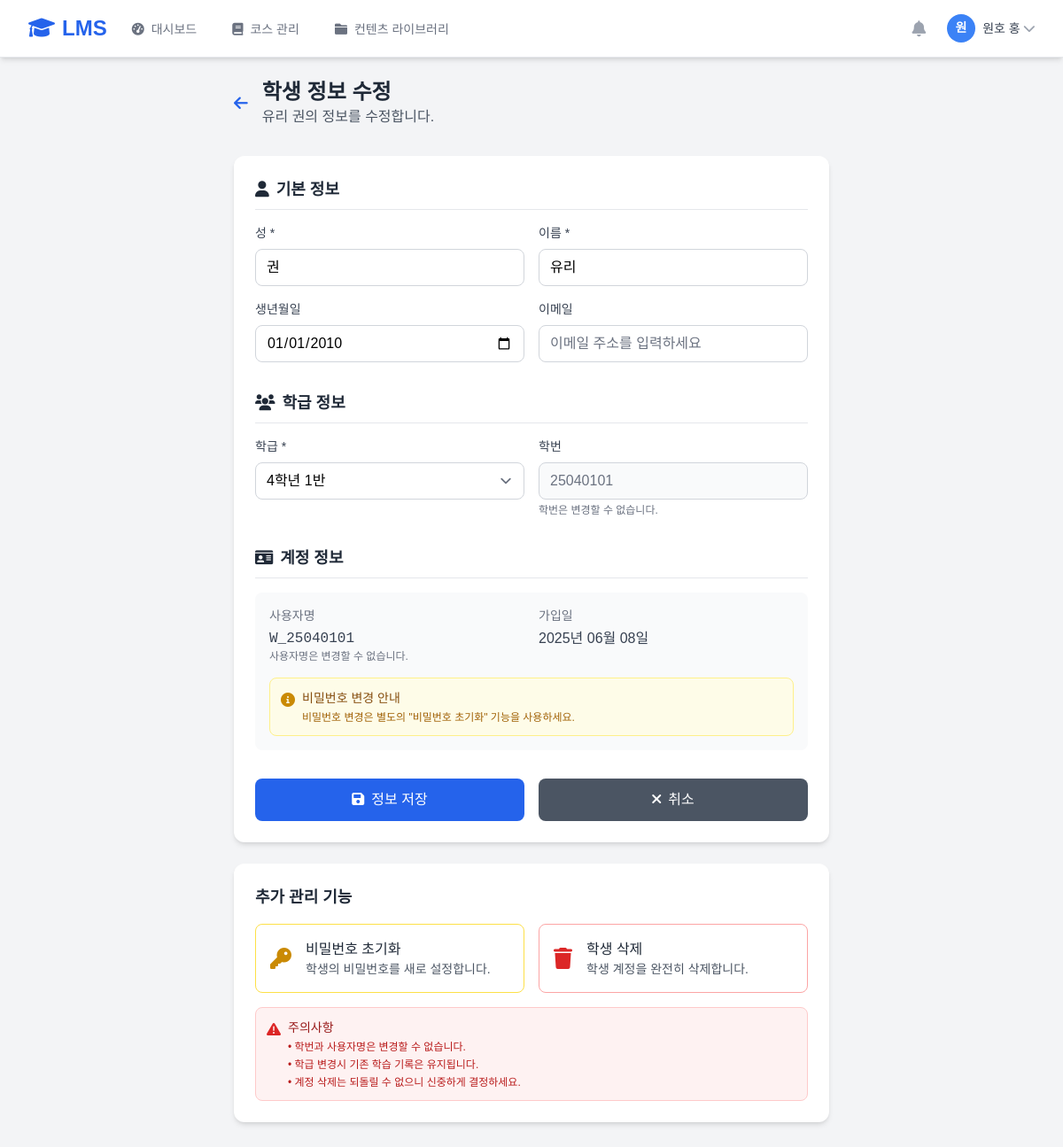
Screenshot of /teacher/students/86/edit/ (signed in) with the database file from the repository.
### accounts/models.py (models this page shows, shortened)
class Student(models.Model):
    user = models.OneToOneField(User, on_delete=models.CASCADE)
    school_class = models.ForeignKey(Class, on_delete=models.CASCADE, verbose_name="학급")
    student_id = models.CharField(max_length=20, verbose_name="학번")
    birth_date = models.DateField(verbose_name="생년월일")
    created_at = models.DateTimeField(auto_now_add=True)
    class Meta:
        verbose_name = "학생"
        verbose_name_plural = "학생들"
        unique_together = ['school_class', 'student_id']

class Class(models.Model):
    school = models.ForeignKey(School, on_delete=models.CASCADE)
    teachers = models.ManyToManyField(
        Teacher,
        through='ClassTeacher',  # 아래 정의된 중간 모델을 사용
        related_name='classes',
        verbose_name="담당 교사들"
    )
    grade = models.IntegerField(verbose_name="학년")
    class_number = models.IntegerField(verbose_name="반")
    name = models.CharField(max_length=50, verbose_name="학급명")
    created_at = models.DateTimeField(auto_now_add=True)
    class Meta:
        verbose_name = "학급"
        verbose_name_plural = "학급들"
        unique_together = ['school', 'grade', 'class_number']

### teacher/views.py (the view, shortened to what this page needs)
# urls.py: path('students/<int:student_id>/edit/', views.student_edit_view, name='student_edit'),
@login_required
@teacher_required
def student_edit_view(request, student_id):
    teacher = request.user.teacher
    student = get_object_or_404(
        Student.objects.select_related('user', 'school_class'),
        id=student_id,
        school_class__teachers=teacher
    )
    classes = Class.objects.filter(teachers=teacher)
    context = {
        'student': student,
        'classes': classes,
    }
    return render(request, 'teacher/students/edit.html', context)

### templates/teacher/students/edit.html (shortened to what this page needs)
{% extends 'teacher/base.html' %}
{% block content %}
<div class="max-w-2xl mx-auto">
    <div class="mb-8">
        <div class="flex items-center mb-4">
            <a href="{% url 'teacher:student_detail' student.id %}"
               class="mr-4 text-blue-600 hover:text-blue-800">
                <i class="fas fa-arrow-left text-lg"></i>
            </a>
            <div>
                <h1 class="text-2xl font-bold text-gray-800">학생 정보 수정</h1>
                <p class="text-gray-600">{{ student.user.get_full_name }}의 정보를 수정합니다.</p>
            </div>
        </div>
    </div>
    <div class="bg-white rounded-xl shadow-md p-6">
        <form method="post">
            <div class="mb-8">
                <h3 class="text-lg font-semibold text-gray-800 mb-4 border-b border-gray-200 pb-2">
                    <i class="fas fa-user mr-2"></i>기본 정보
                </h3>
                <div class="grid grid-cols-1 md:grid-cols-2 gap-4">
                    <div>
                        <label for="last_name" class="block text-sm font-medium text-gray-700 mb-2">성 *</label>
                        <input type="text" name="last_name" id="last_name" required
                               value="{{ student.user.last_name }}"
                               class="w-full px-3 py-2 border border-gray-300 rounded-lg focus:outline-none focus:ring-2 focus:ring-blue-500 focus:border-blue-500"
                               placeholder="성을 입력하세요">
                    </div>
                    <div>
                        <label for="first_name" class="block text-sm font-medium text-gray-700 mb-2">이름 *</label>
                        <input type="text" name="first_name" id="first_name" required
                               value="{{ student.user.first_name }}"
                               class="w-full px-3 py-2 border border-gray-300 rounded-lg focus:outline-none focus:ring-2 focus:ring-blue-500 focus:border-blue-500"
                               placeholder="이름을 입력하세요">
                    </div>
                </div>
                <div class="grid grid-cols-1 md:grid-cols-2 gap-4 mt-4">
                    <div>
                        <label for="birth_date" class="block text-sm font-medium text-gray-700 mb-2">생년월일</label>
                        <input type="date" name="birth_date" id="birth_date"
                               value="{{ student.birth_date|date:'Y-m-d' }}"
                               class="w-full px-3 py-2 border border-gray-300 rounded-lg focus:outline-none focus:ring-2 focus:ring-blue-500 focus:border-blue-500">
                    </div>
                    <div>
                        <label for="email" class="block text-sm font-medium text-gray-700 mb-2">이메일</label>
                        <input type="email" name="email" id="email"
                               value="{{ student.user.email }}"
                               class="w-full px-3 py-2 border border-gray-300 rounded-lg focus:outline-none focus:ring-2 focus:ring-blue-500 focus:border-blue-500"
                               placeholder="이메일 주소를 입력하세요">
                    </div>
                </div>
            </div>
            <div class="mb-8">
                <h3 class="text-lg font-semibold text-gray-800 mb-4 border-b border-gray-200 pb-2">
                    <i class="fas fa-users mr-2"></i>학급 정보
                </h3>
                <div class="grid grid-cols-1 md:grid-cols-2 gap-4">
                    <div>
                        <label for="class_id" class="block text-sm font-medium text-gray-700 mb-2">학급 *</label>
                        <select name="class_id" id="class_id" required
                                class="w-full px-3 py-2 border border-gray-300 rounded-lg focus:outline-none focus:ring-2 focus:ring-blue-500 focus:border-blue-500">
                            {% for class in classes %}
                            <option value="{{ class.id }}" {% if class.id == student.school_class.id %}selected{% endif %}>
                                {{ class.name }}
                            </option>
                            {% endfor %}
                        </select>
                    </div>
                    <div>
                        <label for="student_id_display" class="block text-sm font-medium text-gray-700 mb-2">학번</label>
                        <input type="text" id="student_id_display"
                               value="{{ student.student_id }}" readonly
                               class="w-full px-3 py-2 border border-gray-300 rounded-lg bg-gray-50 text-gray-500"
                               placeholder="학번 (변경 불가)">
                        <p class="mt-1 text-xs text-gray-500">학번은 변경할 수 없습니다.</p>
                    </div>
                </div>
            </div>
            <div class="mb-8">
                <h3 class="text-lg font-semibold text-gray-800 mb-4 border-b border-gray-200 pb-2">
                    <i class="fas fa-id-card mr-2"></i>계정 정보
                </h3>
                <div class="bg-gray-50 p-4 rounded-lg">
                    <div class="grid grid-cols-1 md:grid-cols-2 gap-4">
                        <div>
                            <label class="block text-sm font-medium text-gray-500 mb-1">사용자명</label>
                            <p class="text-gray-700 font-mono">{{ student.user.username }}</p>
                            <p class="text-xs text-gray-500">사용자명은 변경할 수 없습니다.</p>
                        </div>
                        <div>
                            <label class="block text-sm font-medium text-gray-500 mb-1">가입일</label>
                            <p class="text-gray-700">{{ student.user.date_joined|date:"Y년 m월 d일" }}</p>
                        </div>
                    </div>
                    <div class="mt-4 p-3 bg-yellow-50 border border-yellow-200 rounded-lg">
                        <div class="flex items-start">
                            <i class="fas fa-info-circle text-yellow-600 mt-1 mr-2"></i>
                            <div>
                                <h4 class="text-sm font-medium text-yellow-800">비밀번호 변경 안내</h4>
                                <p class="text-xs text-yellow-700 mt-1">
                                    비밀번호 변경은 별도의 "비밀번호 초기화" 기능을 사용하세요.
                                </p>
                            </div>
                        </div>
                    </div>
                </div>
            </div>
            <div class="flex flex-col sm:flex-row gap-4">
                <button type="submit"
                        class="flex-1 bg-blue-600 text-white py-3 px-4 rounded-lg hover:bg-blue-700 transition duration-200 font-medium">
                    <i class="fas fa-save mr-2"></i>정보 저장
                </button>
                <a href="{% url 'teacher:student_detail' student.id %}"
                   class="flex-1 bg-gray-600 text-white py-3 px-4 rounded-lg hover:bg-gray-700 transition duration-200 font-medium text-center">
                    <i class="fas fa-times mr-2"></i>취소
                </a>
            </div>
        </form>
    </div>
    <div class="mt-6 bg-white rounded-xl shadow-md p-6">
        <h4 class="text-lg font-semibold text-gray-800 mb-4">추가 관리 기능</h4>
        <div class="grid grid-cols-1 md:grid-cols-2 gap-4">
            <a href="{% url 'teacher:student_reset_password' student.id %}"
               class="flex items-center p-4 border border-yellow-300 rounded-lg hover:bg-yellow-50 transition duration-200">
                <i class="fas fa-key text-2xl text-yellow-600 mr-4"></i>
                <div>
                    <h5 class="font-medium text-gray-800">비밀번호 초기화</h5>
                    <p class="text-sm text-gray-600">학생의 비밀번호를 새로 설정합니다.</p>
                </div>
            </a>
            <a href="{% url 'teacher:student_delete' student.id %}"
               class="flex items-center p-4 border border-red-300 rounded-lg hover:bg-red-50 transition duration-200">
                <i class="fas fa-trash text-2xl text-red-600 mr-4"></i>
                <div>
                    <h5 class="font-medium text-gray-800">학생 삭제</h5>
                    <p class="text-sm text-gray-600">학생 계정을 완전히 삭제합니다.</p>
                </div>
            </a>
        </div>
        <div class="mt-4 p-3 bg-red-50 border border-red-200 rounded-lg">
            <div class="flex items-start">
                <i class="fas fa-exclamation-triangle text-red-600 mt-1 mr-2"></i>
                <div>
                    <h4 class="text-sm font-medium text-red-800">주의사항</h4>
                    <ul class="text-xs text-red-700 mt-1 space-y-1">
                        <li>• 학번과 사용자명은 변경할 수 없습니다.</li>
                        <li>• 학급 변경시 기존 학습 기록은 유지됩니다.</li>
                        <li>• 계정 삭제는 되돌릴 수 없으니 신중하게 결정하세요.</li>
                    </ul>
                </div>
            </div>
        </div>
    </div>
</div>
{% endblock %}

### templates/teacher/base.html (shortened to what this page needs)
<!DOCTYPE html>
<html lang="ko">
<head>
    <script src="https://cdn.tailwindcss.com?plugins=forms,typography,aspect-ratio,line-clamp"></script>
    <link rel="stylesheet" href="https://cdnjs.cloudflare.com/ajax/libs/font-awesome/6.0.0/css/all.min.css">
</head>
<body class="bg-gray-100">
    <nav class="bg-white shadow-md border-b border-gray-200 fixed w-full top-0 z-50">
        <div class="max-w-7xl mx-auto px-4 sm:px-6 lg:px-8">
            <div class="flex justify-between h-16">
                <div class="flex items-center">
                    <div class="flex-shrink-0">
                        <a href="{% url 'teacher:dashboard' %}" class="text-2xl font-bold text-blue-600">
                            <i class="fas fa-graduation-cap mr-2"></i>LMS
                        </a>
                    </div>
                    <div class="hidden md:ml-6 md:flex md:space-x-8">
                        <a href="{% url 'teacher:dashboard' %}"
                           class="{% if 'dashboard' in request.resolver_match.url_name %}border-blue-500 text-gray-900{% else %}border-transparent text-gray-500 hover:text-gray-700 hover:border-gray-300{% endif %} inline-flex items-center px-1 pt-1 border-b-2 text-sm font-medium">
                            <i class="fas fa-tachometer-alt mr-2"></i>대시보드
                        </a>
                        <a href="{% url 'teacher:course_dashboard' %}"
                           class="{% if 'course' in request.resolver_match.url_name %}border-blue-500 text-gray-900{% else %}border-transparent text-gray-500 hover:text-gray-700 hover:border-gray-300{% endif %} inline-flex items-center px-1 pt-1 border-b-2 text-sm font-medium">
                            <i class="fas fa-book mr-2"></i>코스 관리
                        </a>
                        <a href="{% url 'teacher:contents_list' %}"
                           class="{% if 'contents_list' in request.resolver_match.url_name %}border-blue-500 text-gray-900{% else %}border-transparent text-gray-500 hover:text-gray-700 hover:border-gray-300{% endif %} inline-flex items-center px-1 pt-1 border-b-2 text-sm font-medium">
                            <i class="fas fa-folder mr-2"></i>컨텐츠 라이브러리
                        </a>
                    </div>
                </div>
                <div class="flex items-center">
                    <div class="flex items-center space-x-4">
                        <button class="p-2 text-gray-400 hover:text-gray-500">
                            <i class="fas fa-bell text-lg"></i>
                        </button>
                        <div class="relative">
                            <button class="flex items-center text-sm rounded-full focus:outline-none focus:ring-2 focus:ring-offset-2 focus:ring-blue-500"
                                    id="user-menu-button" onclick="toggleUserMenu()">
                                <img class="h-8 w-8 rounded-full bg-blue-500 flex items-center justify-center text-white font-bold"
                                     alt="{{ user.get_full_name }}">
                                <span class="ml-2 text-gray-700">{{ user.get_full_name|default:user.username }}</span>
                                <i class="fas fa-chevron-down ml-1 text-gray-400"></i>
                            </button>
                        </div>
                    </div>
                </div>
            </div>
        </div>
    </nav>
    <main class="pt-16 min-h-screen">
        <div class="max-w-7xl mx-auto py-6 px-4 sm:px-6 lg:px-8">
            {% block content %}{% endblock %}
        </div>
    </main>
        </body>
        </html>

### rows the page displays
Student: user.get_full_name "유리 권", last_name "권", first_name "유리", birth_date "01/01/2010", class_id "4학년 1반", student_id "25040101", user.username "W_25040101", user.date_joined "2025년 06월 08일"

### other values shown
{{ user.get_full_name|default:user.username }} "원호 홍"
